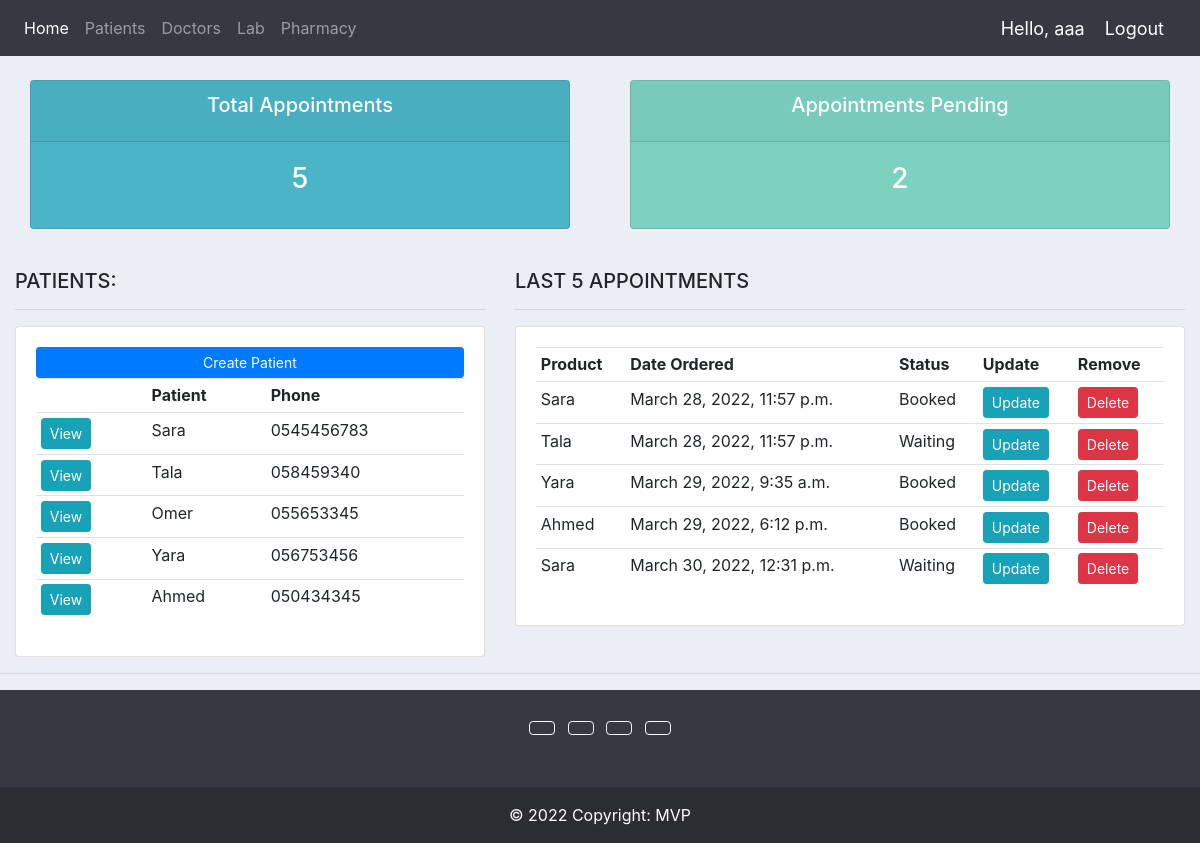
Before: / (signed in) with the older database file.
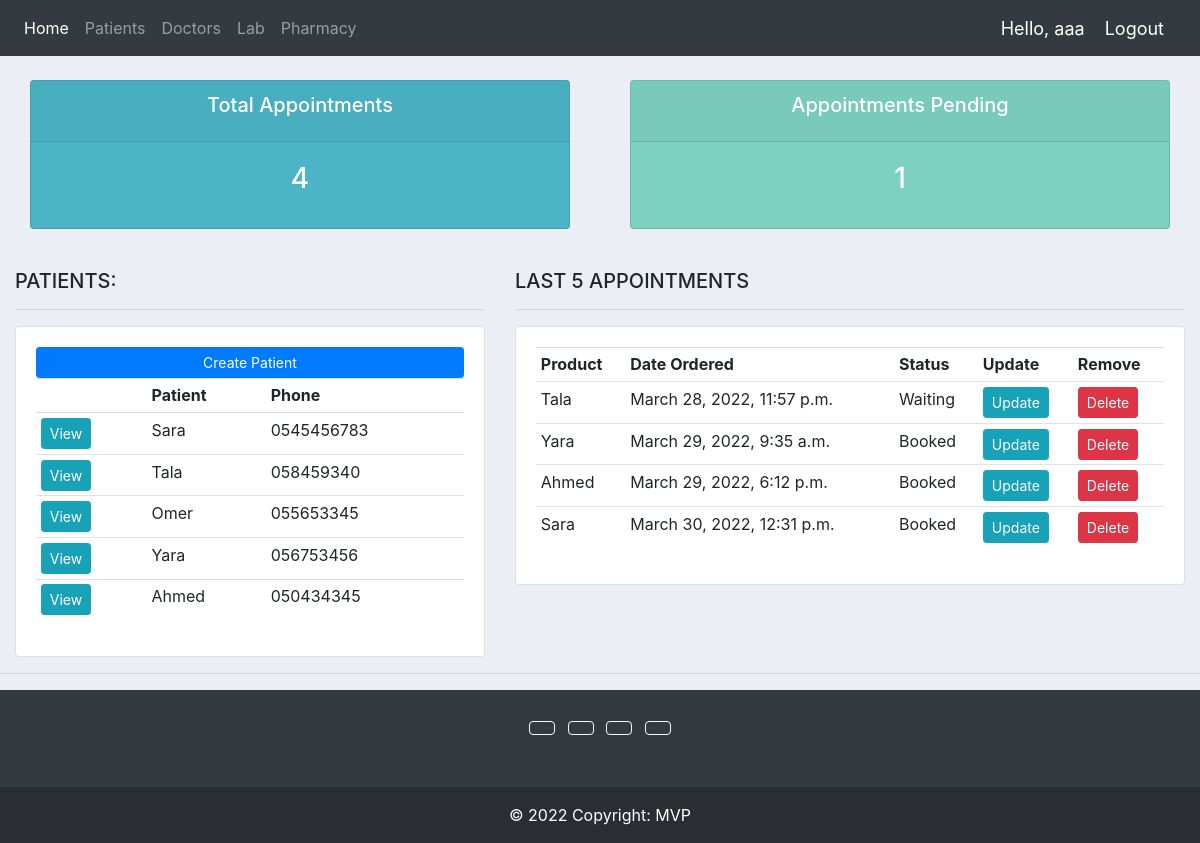
After: the same page with the newer database file.
### accounts/models.py (models this page shows, shortened)
class Patient(models.Model):
    name = models.CharField(max_length=200, null=True)
    email = models.EmailField()
    phone = models.CharField(max_length=200, null=True)
    date = models.TimeField()
    def __str__(self):
        return self.name

class Appointment(models.Model):
    STATUS = (
        ('Booked', 'Booked'),
        ('Available', 'Available'),
        ('Waiting', 'Waiting')
    )
    patient = models.ForeignKey(Patient, null=True, on_delete=models.SET_NULL)
    doctor = models.ForeignKey(Doctor, null=True, on_delete=models.SET_NULL)
    date_created = models.DateTimeField(auto_now_add=True, null=True)
    status = models.CharField(max_length=200, null=True, choices=STATUS)

### accounts/decorators.py (the view)
    def wrapper_function(request, *args, **kwargs):
        group = None
        if request.user.groups.exists():
            group = request.user.groups.all()[0].name
        if group == 'patient':
            return redirect('user-page')
        if group == 'admin':
            return view_func(request, *args, **kwargs)

### accounts/views.py (called while the page is built)
@login_required(login_url='login')
@admin_only
def home(request):
    appointments = Appointment.objects.all()
    patients = Patient.objects.all()
    total_patients = patients.count()
    total_appointments = Appointment.objects.all().count()
    pending = appointments.filter(status='Waiting').count()
    context = {'appointments': appointments, 'patients': patients,
               'total_appointments': total_appointments, 'pending': pending}
    return render(request, 'accounts/dashboard.html', context)

### accounts/templates/accounts/dashboard.html
{%  extends 'accounts/main.html' %}
{% block content %}
{%  include 'accounts/status.html' %}
<br>
<div class="row">
	<div class="col-md-5">
		<h5>PATIENTS:</h5>
		<hr>
		<div class="card card-body">
			<a class="btn btn-primary  btn-sm btn-block" href="">Create Patient</a>
			<table class="table table-sm">
				<tr>
					<th></th>
					<th>Patient</th>
					<th>Phone</th>
				</tr>
				{% for patient in patients %}
					<tr>
						<td><a class="btn btn-sm btn-info" href="{% url 'patient' patient.id %}">View</a></td>
						<td>{{patient.name}}</td>
						<td>{{patient.phone}}</td>
					</tr>
				{% endfor %}
			</table>
		</div>
	</div>
	<div class="col-md-7">
		<h5>LAST 5 APPOINTMENTS</h5>
		<hr>
		<div class="card card-body">
			<table class="table table-sm">
				<tr>
					<th>Product</th>
					<th>Date Ordered</th>
					<th>Status</th>
					<th>Update</th>
					<th>Remove</th>
				</tr>
				{% for appointment in appointments %}
					<tr>
						<td>{{appointment.patient}}</td>
						<td>{{appointment.date_created}}</td>
						<td>{{appointment.status}}</td>
						<td><a class="btn btn-sm btn-info" href="{% url 'update_appointments' appointment.id %}">Update</a></td>
						<td><a class="btn btn-sm btn-danger" href="{% url 'delete_appointment' appointment.id %}">Delete</a></td>
					</tr>
				{% endfor %}
			</table>
		</div>
	</div>
</div>
{% endblock %}

Changed rows visible on the page:
removed Appointment: patient "Sara", date_created "March 28, 2022, 11:57 p.m.", status "Booked"
changed Appointment "March 30, 2022, 12:31 p.m.": status "Waiting" → "Booked"
Other visible differences:
{{ total_appointments }}: "5" → "4"
{{ pending }}: "2" → "1"
